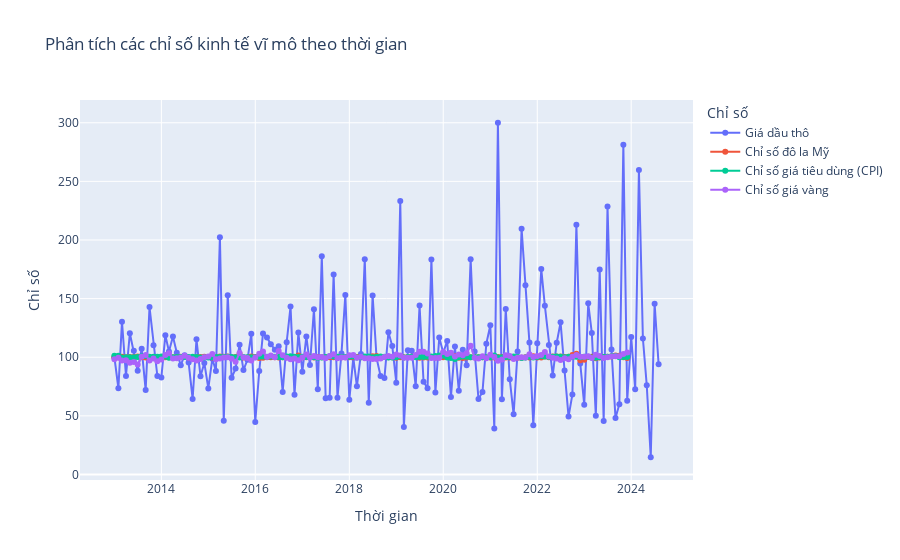

Notebook code for this chart:
### Code cell
fig = go.Figure()

fig.add_trace(go.Scatter(x=df['Thoi gian'], y=df['Chi so dau'], mode='lines+markers', name='Giá dầu thô',
                         text=df['Chi so dau'], textposition="top center"))
fig.add_trace(go.Scatter(x=df['Thoi gian'], y=df['Chi so do la My'], mode='lines+markers', name='Chỉ số đô la Mỹ',
                         text=df['Chi so do la My'], textposition="top center"))
fig.add_trace(go.Scatter(x=df['Thoi gian'], y=df['Chi so gia tieu dung'], mode='lines+markers', name='Chỉ số giá tiêu dùng (CPI)',
                         text=df['Chi so gia tieu dung'], textposition="top center"))
fig.add_trace(go.Scatter(x=df['Thoi gian'], y=df['Chi so gia vang'], mode='lines+markers', name='Chỉ số giá vàng',
                         text=df['Chi so gia vang'], textposition="top center"))

fig.update_layout(title='Phân tích các chỉ số kinh tế vĩ mô theo thời gian',
                  xaxis_title='Thời gian',
                  yaxis_title='Chỉ số',
                  legend_title='Chỉ số',
                  hovermode="x unified")

fig.show()

### Figure 1 — Plotly figure (JSON) as saved in the notebook; plotly's stock layout.template omitted (floating-point values rounded to 4 significant figures; data arrays with more than 128 entries replaced by an {"elided": "..."} marker saying what was removed)
{"data": [{"mode": "lines+markers", "name": "Giá dầu thô", "text": {"elided": "140 float values"}, "textposition": "top center", "type": "scatter", "x": {"elided": "140 str values"}, "y": {"elided": "140 float values"}}, {"mode": "lines+markers", "name": "Chỉ số đô la Mỹ", "text": {"elided": "140 float values"}, "textposition": "top center", "type": "scatter", "x": {"elided": "140 str values"}, "y": {"elided": "140 float values"}}, {"mode": "lines+markers", "name": "Chỉ số giá tiêu dùng (CPI)", "text": {"elided": "140 float values"}, "textposition": "top center", "type": "scatter", "x": {"elided": "140 str values"}, "y": {"elided": "140 float values"}}, {"mode": "lines+markers", "name": "Chỉ số giá vàng", "text": {"elided": "140 float values"}, "textposition": "top center", "type": "scatter", "x": {"elided": "140 str values"}, "y": {"elided": "140 float values"}}], "layout": {"hovermode": "x unified", "legend": {"title": {"text": "Chỉ số"}}, "title": {"text": "Phân tích các chỉ số kinh tế vĩ mô theo thời gian"}, "xaxis": {"title": {"text": "Thời gian"}}, "yaxis": {"title": {"text": "Chỉ số"}}}}
